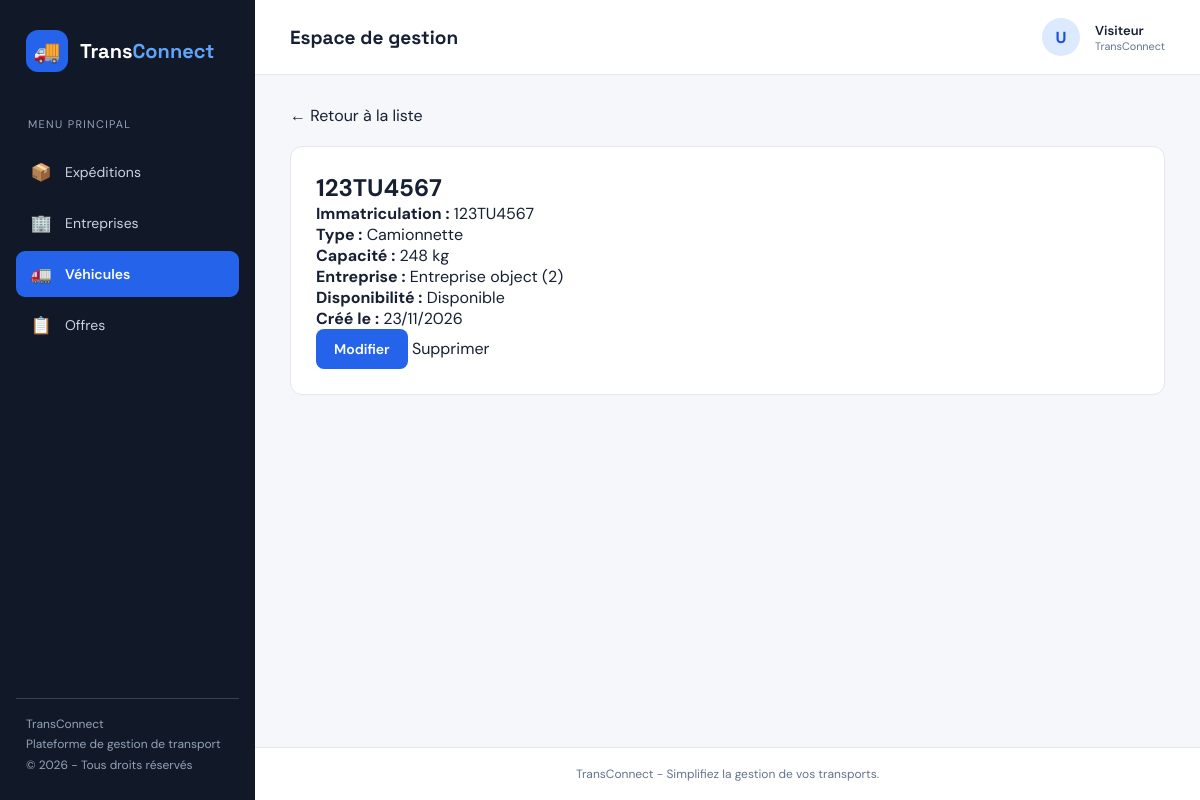
Page /vehicules/6/ on the committed database.
### VehiculesApp/models.py (models this page shows, shortened)
class Vehicule(models.Model):
    TYPE_VEHICULE_CHOICES = [
        ('camionnette', 'Camionnette'),
        ('fourgon', 'Fourgon'),
        ('camion_porteur', 'Camion porteur'),
        ('semi_remorque', 'Semi-remorque'),
    ]
    immatriculation = models.CharField(max_length=20, unique=True)
    capacite_kg = models.PositiveIntegerField(
        validators=[MinValueValidator(1, "La capacite doit etre superieure a 0 kg.")]
    )
    type_vehicule = models.CharField(max_length=30, choices=TYPE_VEHICULE_CHOICES)
    disponible = models.BooleanField(default=True)
    entreprise = models.ForeignKey(
        'EntreprisesApp.Entreprise',
        on_delete=models.CASCADE,
        related_name='vehicules'
    )
    created_at = models.DateTimeField(auto_now_add=True)
    updated_at = models.DateTimeField(auto_now=True)
    created_at = models.DateTimeField(auto_now_add=True)
    updated_at = models.DateTimeField(auto_now=True)

### EntreprisesApp/models.py (models this page shows)
class Entreprise(models.Model):
    raison_sociale = models.CharField(max_length=200, null=False, blank=False)
    matricule_fiscal = models.CharField(max_length=17, null=False, blank=False, unique=True, validators=[matricule_fiscal_validator])
    adresse = models.TextField(validators=[MinLengthValidator(20, "Ladresse doit contenir au moins 20 caracteres")])
    type_entreprise = models.CharField(max_length=100, choices=[('chargeur', 'Chargeur'), ('transporteur', 'Transporteur')])
    created_at = models.DateTimeField(auto_now_add=True)
    updated_at = models.DateTimeField(auto_now=True)
    gerant = models.OneToOneField(Utilisateur, on_delete=models.CASCADE, related_name='entreprise')

### VehiculesApp/views.py (the view)
# urls.py: path('<int:pk>/', VehiculeDetailView.as_view(), name='detail'),
class VehiculeDetailView(DetailView):
    model = Vehicule
    template_name = 'vehicule/detail.html'
    context_object_name = 'vehicule'

### templates/vehicule/detail.html (shortened to what this page needs)
{% extends 'base.html' %}
{% block content %}
<div class="form-page">
    <a href="{% url 'vehicule:list' %}">← Retour à la liste</a>
    <div class="form-card">
        <h1>{{ vehicule.immatriculation }}</h1>
        <p><strong>Immatriculation :</strong>
            {{ vehicule.immatriculation }}</p>
        <p><strong>Type :</strong>
            {{ vehicule.get_type_vehicule_display }}</p>
        <p><strong>Capacité :</strong>
            {{ vehicule.capacite_kg }} kg</p>
        <p><strong>Entreprise :</strong>
            {{ vehicule.entreprise }}</p>
        <p><strong>Disponibilité :</strong>
            {% if vehicule.disponible %}
                Disponible
            {% else %}
                Indisponible
            {% endif %}
        </p>
        <p><strong>Créé le :</strong>
            {{ vehicule.created_at|date:"d/m/Y" }}</p>
        <p>
            <a href="{% url 'vehicule:update' vehicule.pk %}"
               class="btn-primary">Modifier</a>
            <a href="{% url 'vehicule:delete' vehicule.pk %}">
                Supprimer
            </a>
        </p>
    </div>
</div>
{% endblock %}

### templates/base.html (style rules this page uses)
:root { --route: #2563eb; --route-dark: #1d4ed8; --background: #f5f7fb; --card: #ffffff; --line: #e5e7eb; --text: #172033; --muted: #64748b; --sidebar: #111827; --sidebar-text: #cbd5e1; --success: #15803d; --danger: #dc2626; --warning: #d97706; }
* { margin: 0; padding: 0; box-sizing: border-box; }
body { font-family: 'DM Sans', sans-serif; background: var(--background); color: var(--text); min-height: 100vh; }
a { text-decoration: none; color: inherit; }
.btn-primary { display: inline-block; background: var(--route); color: white; border: none; padding: 11px 18px; border-radius: 8px; font-family: inherit; font-size: 14px; font-weight: 600; cursor: pointer; transition: .2s; }
.form-page { max-width: 1100px; margin: 0 auto; }
.form-card { background: white; border: 1px solid var(--line); border-radius: 12px; padding: 25px; margin-top: 20px; }

### rows in the picture
Vehicule: immatriculation "123TU4567", type_vehicule "Camionnette", capacite_kg "248", entreprise "Entreprise object (2)", created_at "23/11/2026"
